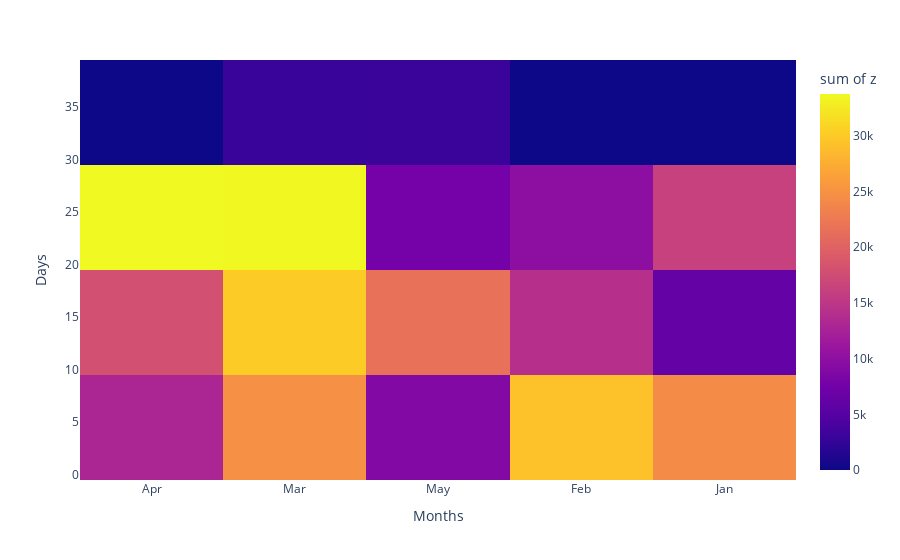

This figure's notebook cell:
### Markdown cell above
np.random.seed(20)
data = { 
    'Month': np.random.choice(['Jan', 'Feb', 'Mar', 'Apr', 'May'], 100), 
    'Day': np.random.choice(range(1, 31), 100), 
    'Sales': np.random.randint(1000, 5000, 100) 
} 
df = pb.DataFrame(data)

### Code cell
np.random.seed(20)
data = { 
    'Month': np.random.choice(['Jan', 'Feb', 'Mar', 'Apr', 'May'], 100), 
    'Day': np.random.choice(range(1, 31), 100), 
    'Sales': np.random.randint(1000, 5000, 100) 
} 
df = pb.DataFrame(data)
fig=px.density_heatmap(x=df.Month,y=df.Day,z=df.Sales)
fig.update_layout(xaxis_title='Months',yaxis_title='Days')
fig.show()

### Figure 1 — Plotly figure (JSON) as saved in the notebook; plotly's stock layout.template omitted (floating-point values rounded to 4 significant figures)
{"data": [{"coloraxis": "coloraxis", "histfunc": "sum", "hovertemplate": "x=%{x}<br>y=%{y}<br>sum of z=%{z}<extra></extra>", "name": "", "type": "histogram2d", "x": ["Apr", "Mar", "May", "Mar", "Feb", "May", "Apr", "Mar", "Jan", "Jan", "Mar", "Mar", "Apr", "Apr", "Jan", "Jan", "Feb", "Mar", "Mar", "Apr", "Mar", "Feb", "Apr", "Mar", "Apr", "Apr", "Feb", "Jan", "Mar", "Apr", "Apr", "Mar", "Apr", "Feb", "Jan", "Apr", "Jan", "Mar", "Mar", "Apr", "Apr", "Jan", "Mar", "Feb", "Mar", "Apr", "Mar", "Feb", "May", "May", "Apr", "Apr", "Jan", "Mar", "Mar", "Apr", "Mar", "Mar", "Feb", "Mar", "Feb", "Jan", "Mar", "Mar", "May", "May", "Apr", "May", "Jan", "Jan", "Apr", "May", "Jan", "Mar", "Feb", "May", "May", "May", "Jan", "May", "Feb", "Feb", "Apr", "Mar", "Feb", "Feb", "Jan", "Jan", "Mar", "Apr", "Mar", "May", "Mar", "Mar", "Feb", "May", "Mar", "Feb", "May", "Feb"], "xaxis": "x", "xbingroup": "x", "y": [23, 10, 10, 22, 3, 16, 26, 23, 2, 25, 18, 17, 9, 12, 6, 1, 27, 23, 6, 5, 12, 19, 10, 26, 15, 21, 6, 4, 12, 10, 24, 30, 29, 2, 3, 20, 23, 14, 22, 21, 21, 18, 29, 14, 25, 12, 24, 2, 10, 19, 20, 5, 21, 13, 5, 10, 11, 1, 16, 22, 28, 16, 11, 5, 4, 13, 11, 3, 8, 1, 12, 23, 16, 19, 8, 12, 30, 22, 28, 8, 24, 6, 23, 2, 7, 13, 5, 29, 7, 1, 8, 15, 3, 27, 7, 19, 12, 20, 16, 9], "yaxis": "y", "ybingroup": "y", "z": [4835, 2099, 2094, 4809, 1969, 1278, 1208, 4408, 4047, 2580, 2321, 2858, 4799, 2780, 2713, 4530, 3459, 3019, 1990, 3610, 1513, 3422, 1361, 1405, 3181, 4974, 3985, 2732, 4026, 1138, 3240, 2899, 4588, 2135, 3280, 1331, 4471, 1310, 4211, 4076, 3454, 2661, 1774, 1827, 3279, 1073, 4211, 1786, 2716, 2123, 2216, 1823, 1064, 3724, 1048, 3362, 1039, 4109, 3998, 1732, 1124, 1005, 4482, 4087, 3523, 4255, 2930, 4141, 2425, 2999, 2072, 4157, 2656, 2830, 2590, 3006, 2958, 3503, 4440, 1241, 3028, 4745, 3839, 1717, 3222, 4963, 1637, 3663, 4834, 2707, 2432, 3206, 4520, 4745, 4972, 1375, 3909, 2264, 1548, 3893]}], "layout": {"coloraxis": {"colorbar": {"title": {"text": "sum of z"}}, "colorscale": [[0, "#0d0887"], [0.1111, "#46039f"], [0.2222, "#7201a8"], [0.3333, "#9c179e"], [0.4444, "#bd3786"], [0.5556, "#d8576b"], [0.6667, "#ed7953"], [0.7778, "#fb9f3a"], [0.8889, "#fdca26"], [1, "#f0f921"]]}, "legend": {"tracegroupgap": 0}, "margin": {"t": 60}, "xaxis": {"anchor": "y", "domain": [0, 1], "title": {"text": "Months"}}, "yaxis": {"anchor": "x", "domain": [0, 1], "title": {"text": "Days"}}}}
